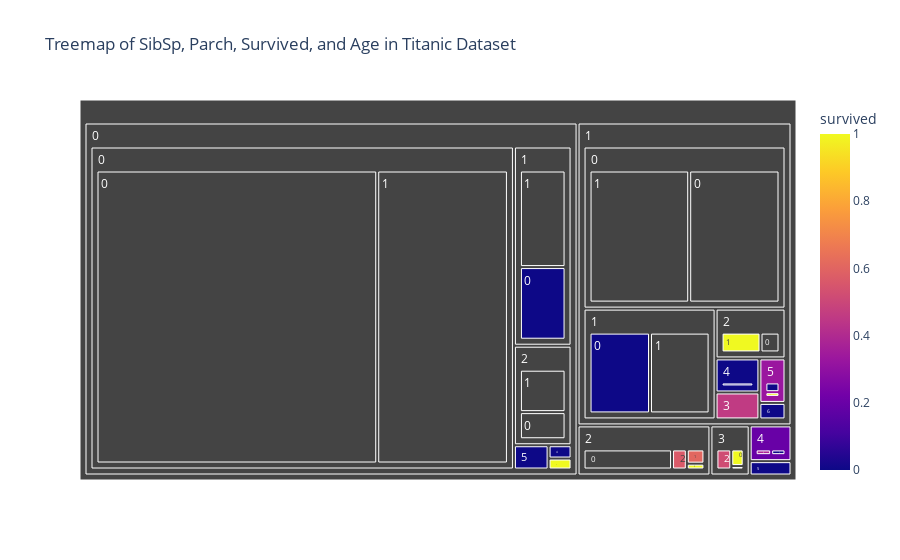

Notebook cell for this chart:
### Code cell
fig = px.treemap(data1, path=["sibsp", "parch", "survived"], values="age",
color="survived",
title="Treemap of SibSp, Parch, Survived, and Age in Titanic Dataset")
fig.show()

### Figure 1 — Plotly figure (JSON) as saved in the notebook; plotly's stock layout.template omitted (floating-point values rounded to 4 significant figures)
{"data": [{"branchvalues": "total", "customdata": [[null], [null], [null], [0], [0], [0], [null], [0], [null], [null], [0], [0], [0], [0], [null], [0], [0], [0], [0], [0], [0], [null], [null], [null], [1], [null], [null], [1], [null], [1], [1], [1], [1], [1], [1], [1], [1], [null], [null], [null], [1], [null], [null], [0.6068], [null], [0], [null], [null], [0.5652], [0.5165], [0.3788], [0], [null], [1], [0.4576], [1], [0], [0], [0], [0.3276], [0], [null], [null], [null], [null], [0.1969], [0], [null]], "domain": {"x": [0, 1], "y": [0, 1]}, "hovertemplate": "labels=%{label}<br>age=%{value}<br>parent=%{parent}<br>id=%{id}<br>survived=%{color}<extra></extra>", "ids": ["0/0/0", "1/0/0", "2/0/0", "0/1/0", "1/1/0", "2/1/0", "3/1/0", "4/1/0", "0/2/0", "1/2/0", "2/2/0", "3/2/0", "4/2/0", "5/2/0", "8/2/0", "1/3/0", "0/4/0", "1/4/0", "0/5/0", "1/5/0", "1/6/0", "0/0/1", "1/0/1", "2/0/1", "3/0/1", "0/1/1", "1/1/1", "2/1/1", "0/2/1", "1/2/1", "2/2/1", "3/2/1", "4/2/1", "0/3/1", "1/3/1", "2/3/1", "1/5/1", "0/0", "1/0", "2/0", "3/0", "0/1", "1/1", "2/1", "3/1", "4/1", "0/2", "1/2", "2/2", "3/2", "4/2", "5/2", "8/2", "0/3", "1/3", "2/3", "0/4", "1/4", "0/5", "1/5", "1/6", "0", "1", "2", "3", "4", "5", "8"], "labels": ["0", "0", "0", "0", "0", "0", "0", "0", "0", "0", "0", "0", "0", "0", "0", "0", "0", "0", "0", "0", "0", "1", "1", "1", "1", "1", "1", "1", "1", "1", "1", "1", "1", "1", "1", "1", "1", "0", "0", "0", "0", "1", "1", "1", "1", "1", "2", "2", "2", "2", "2", "2", "2", "3", "3", "3", "4", "4", "5", "5", "6", "0", "1", "2", "3", "4", "5", "8"], "marker": {"coloraxis": "coloraxis", "colors": [null, null, null, 0, 0, 0, null, 0, null, null, 0, 0, 0, 0, null, 0, 0, 0, 0, 0, 0, null, null, null, 1, null, null, 1, null, 1, 1, 1, 1, 1, 1, 1, 1, null, null, null, 1, null, null, 0.6068, null, 0, null, null, 0.5652, 0.5165, 0.3788, 0, null, 1, 0.4576, 1, 0, 0, 0, 0.3276, 0, null, null, null, null, 0.1969, 0, null]}, "name": "", "parents": ["0/0", "1/0", "2/0", "0/1", "1/1", "2/1", "3/1", "4/1", "0/2", "1/2", "2/2", "3/2", "4/2", "5/2", "8/2", "1/3", "0/4", "1/4", "0/5", "1/5", "1/6", "0/0", "1/0", "2/0", "3/0", "0/1", "1/1", "2/1", "0/2", "1/2", "2/2", "3/2", "4/2", "0/3", "1/3", "2/3", "1/5", "0", "1", "2", "3", "0", "1", "2", "3", "4", "0", "1", "2", "3", "4", "5", "8", "0", "1", "2", "0", "1", "0", "1", "1", "", "", "", "", "", "", ""], "type": "treemap", "values": [8882.0, 1555, 311, 469, 736, 23, 13, 61, 213, 114, 30, 44, 41, 51, 0, 64, 29, 149, 80, 78, 43, 4136.0, 1716, 103, 63, 623.4, 725.5, 35.5, 332.8, 233.9, 39, 47, 25, 24, 54, 24, 38, 13017, 3271, 414, 63, 1092.0, 1462.0, 58.5, 13, 61, 545.8, 347.9, 69, 91, 66, 51, 0, 24, 118, 24, 29, 149, 80, 116, 43, 14790.0, 5506.0, 565.5, 167, 127, 51, 0]}], "layout": {"autosize": true, "coloraxis": {"colorbar": {"title": {"text": "survived"}}, "colorscale": [[0, "#0d0887"], [0.1111, "#46039f"], [0.2222, "#7201a8"], [0.3333, "#9c179e"], [0.4444, "#bd3786"], [0.5556, "#d8576b"], [0.6667, "#ed7953"], [0.7778, "#fb9f3a"], [0.8889, "#fdca26"], [1, "#f0f921"]]}, "legend": {"tracegroupgap": 0}, "title": {"text": "Treemap of SibSp, Parch, Survived, and Age in Titanic Dataset"}}}
